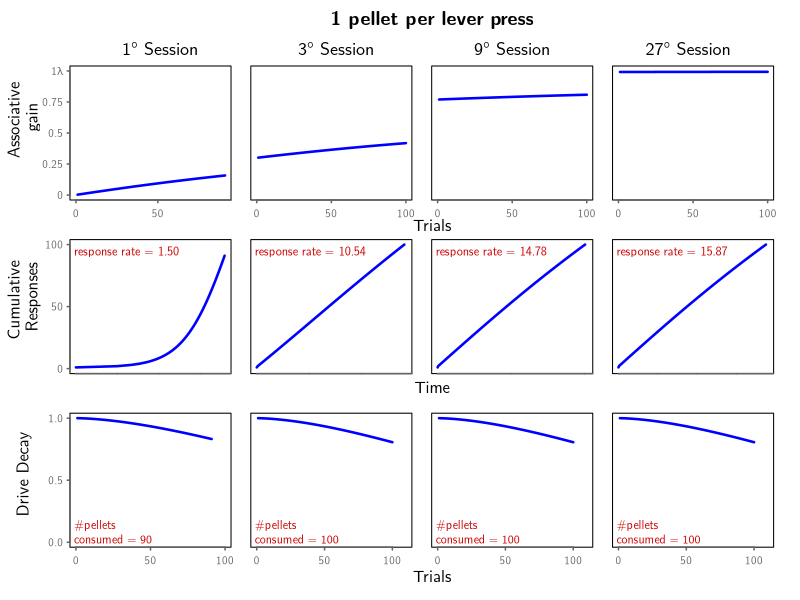
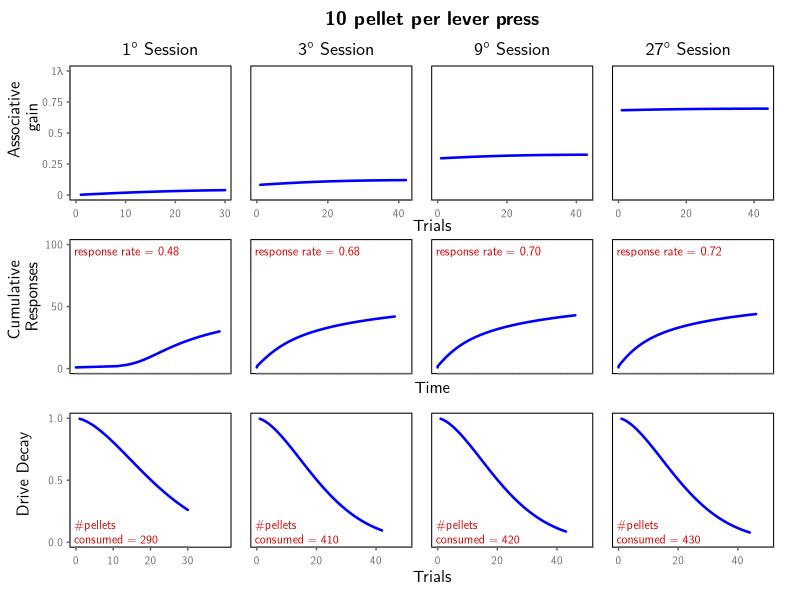

Recreate these plots in R, in order.
library(labeling)
library(grid)


hierarchical_ <- function(ns = 1, # Set number of sessions (only the last of the sessions will be plotted)
                          sp = 100, # Lever-press limit for a session
                          tl = 3600, # Elapsed-time limit for a session
                          st = 0, # Session time (time until the nth pellet is earned)
                          d = 1, # Drive (at the start of the session)
                          v = 0.001, # Associative Strength (of feedback)
                          cp = 0, # Cumulative pellets received (in the current session)
                          np = 1, # Number of pellets received
                          r = 0.002 # Learning rate
) {
  
  # Time to response outcome (lever press; reciprocal of response rate)
  t <- 1 / (d * v)
  # Duration of pellet handling and consuming
  pt <- np * 2.5 * (1 / d)
  
  # Variables to be plotted - prealocation
  satiety_signal <- drive_decay <- cummulative_record <- rep(NA, sp) 
  latency <- associative_gain <- prediction_error <- rep(NA, sp) 
  
  for (j in 1:ns) {
    # Reset values of session initial variables
    st <- 0
    d <- 1
    cp <- 0
    t <- 1 / (d * v)
    for (i in 1:sp) {
      latency[i] <- t
      # Error correction mechanism via a simple delta rule weighted by drive and learning rate
      delta <- d * r * (1 + log(np, base = 10) - v)
      prediction_error[i] <- 1 + log(np, base = 10) - v
      v <- v + delta
      associative_gain[i] <- v
      cummulative_record[i] <- st
      st <- st + latency[i]
      cp <- cp + np
      # Drive decay is modeled by a stretched exponential function
      d <- exp(-0.0001 * cp^(5 / 3))
      satiety_signal[i] <- 1 - (exp(-0.0001 * cp^(5 / 3)))
      drive_decay[i] <- d
      pt <- np * 2.5 * (1 / d)
      # Time to the next response outcome
      t <- 1 / (d * v) + pt
      exit <- 0
      if (st > tl) {
        exit <- 1
        break
      }
    }
  }
  
  time <- st
  lever <- i
  pellets <- cp
  
  if (exit == 1) {
    time <- tl
    lever <- i - 1
    pellets <- cp - np
  }
  
  data_inset_params <- data.frame(
    session_time = time / 60,
    lever_rate = lever / (time / 60),
    pellets = pellets,
    lever = lever,
    ns = ns,
    st = st,
    plot_stop = i
  )
  
  
  plot_data <- data.frame(
    associative_gain = associative_gain,
    prediction_error = prediction_error,
    cummulative_record = cummulative_record,
    drive_decay = drive_decay
  )
  
  list(
    plot_data  = plot_data,
    data_inset_params = data_inset_params
  )
  
}

n_sessions <- c(1, 3, 9, 27)
np <- c(1, 10)
# directory to save the plots
path_save <- "~/Dropbox/2021B/JEAB_SNS_feedback/"

for (k in np){
  cairo_pdf(
    sprintf(
      "%shierarchical_%d_pellets.pdf", path_save, k
    ), width = 6.5, height = 6
  )
  par(
    mar = c(2, 1.5, 1, 0),
    oma = c(2, 3.8, 4, 2),
    mgp = c(2, 0.5, 0),
    las = 1,
    tck = -0.02,
    family = 'Latin Modern Sans', # if error, change this font for "s
    cex.lab = 1.2
  )
  plt_layout <- matrix(c(1:12), ncol = 4)
  layout(plt_layout)
  
  for (i in n_sessions) {
    # simulate for i sessions and k pellets
    h_data <- hierarchical_(
      ns = i,
      np = k
      # all other parameters are by default
    )
    max_x <- length(na.omit(h_data$plot_data$associative_gain))
    max_y <- (1 + log(k, base = 10))
    st <- h_data$data_inset_params$st
    # associative gain

    plot(
      na.omit(h_data$plot_data$associative_gain)/max_y,
      ylim = c(0, max_y)/max_y,
      xlim = c(0, max_x), #max_x + 10 - max_x %% 10),
      axes = FALSE,
      ylab = "", #ifelse(i == 1, "Associative gain", "J"),
      xlab = "",# "Trials",
      type = 'l',
      lwd = 2.5,
      col = 'blue',
      panel.first = {
        box()
        lb <- c(as.character(seq(0, 1 - 0.25, 0.25)), paste0(max_y/max_y, "*lambda"))
        if (i == 1){
          axis(2, at = seq(0, 1, 0.25), 
               labels = parse(text = lb), 
               lwd = 1.5, col = "gray40", col.axis = "gray40")
        }
        axis(1, at = matplotlib(1, ceiling(max_x), 4), lwd = 1.5, col = "gray40", col.axis = "gray40")
      }
    )
    
    # cum responses
    plot(
      h_data$plot_data$cummulative_record[1:max_x], 
      1:max_x,
      xlim = c(0, st),
      ylim = c(0, 100),#max_x + 100 - max_x %% 100),
      type = 'l',
      lwd = 2.5,
      col = 'blue',
      axes = FALSE,
      ylab = "", #ifelse(i==1, "Cumulative responses", ""),
      xlab = "", #  "Time",
      panel.first = {
        box()
        axis(1,
             labels = FALSE,
             # tick = FALSE,
             # line = 1,
             tck = 0,
             at = matplotlib(0, ceiling(st), 4), 
             lwd = 1.5,
             col = "gray40", col.axis = "gray40")
        if(i==1){
          axis(2, at = matplotlib(1, 100, 4), lwd = 1.5, col = "gray40", col.axis = "gray40")
        }

      }
    )
    # mtext(side=1, line=0.5, "Time", cex=1)
    mtext(
      sprintf(
        " response rate = %0.2f",h_data$data_inset_params$lever_rate
      ), side = 3, line = -1.4, cex = 0.74, col = "red3", adj = 0
    )
    # drive decay
    
    plot(
      h_data$plot_data$drive_decay,
      ylim = c(0, 1),
      xlim = c(0, max_x + 10 - max_x %% 10),
      # xlim = c(0, st),
      type = 'l',
      lwd = 2.5,
      col = 'blue',
      axes = FALSE,
      ylab = "",#ifelse(i==1, "Drive decay", ""),
      xlab = "",#"Trials",
      panel.first = {
        box()
        axis(1, at = matplotlib(0, max_x, 4), lwd = 1.5, col = "gray40", col.axis = "gray40")
        if(i==1){
          axis(2, at = matplotlib(0, 1, 4), lwd = 1.5, col = "gray40", col.axis = "gray40")
        }

      }
    )
    mtext(
      sprintf(
        " #pellets\n consumed = %d",h_data$data_inset_params$pellets
      ), side = 3, line = -8.3, cex = 0.72, col = "red3", adj = 0, padj = 1
    )
    
  }
  grid.text(
    label = paste(n_sessions, "° Session", sep=""),
    x = c(0.19, 0.41, 0.63, 0.85)+0.01,
    y = rep(0.95, 4) - 0.031,
    gp = gpar(fontsize = 13, fontfamily = 'Latin Modern Sans', fontface = 1)
  )
  
  grid.text(
    label = c("Trials", "Time", "Trials"),
    x = rep(0.54, 3),
    y = c(0.675, 0.405, 0.09) - 0.05,
    gp = gpar(fontsize = 12, fontfamily = 'Latin Modern Sans')
  )
  
  grid.text(
    label = sprintf("%d pellet per lever press", k),
    x = 0.54,
    y = 0.97, 
    gp = gpar(fontsize = 14, fontfamily = 'Latin Modern Sans', fontface = 2)
  )
  
  grid.text(
    label = c("Associative\n gain", "Cumulative\n Responses", "Drive Decay"),
    x = rep(0.028, 3),
    y = c(0.65, 0.35, 0.06) + 0.15,
    rot = 90,
    gp = gpar(fontsize = 12, fontfamily = 'Latin Modern Sans', lineheight = 0.9)
  )
  
  dev.off()
  
}




